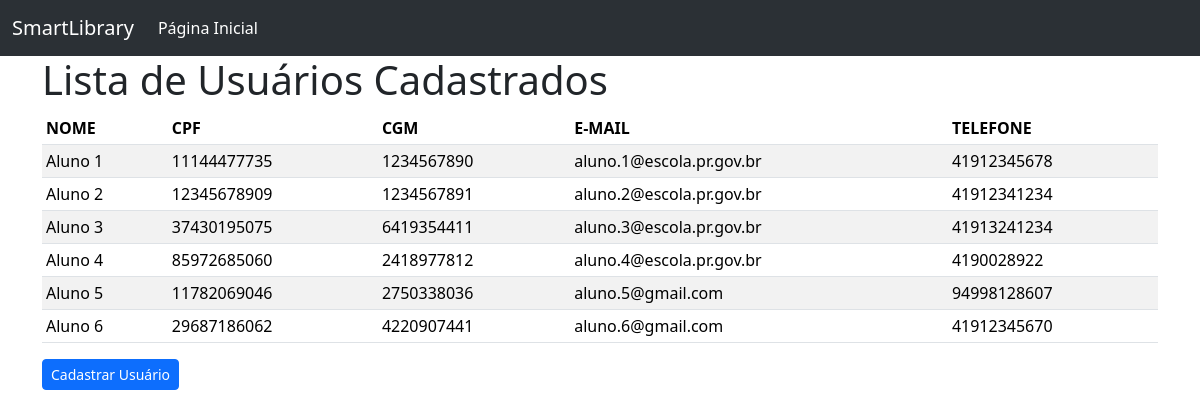
Before: / with the older database file.
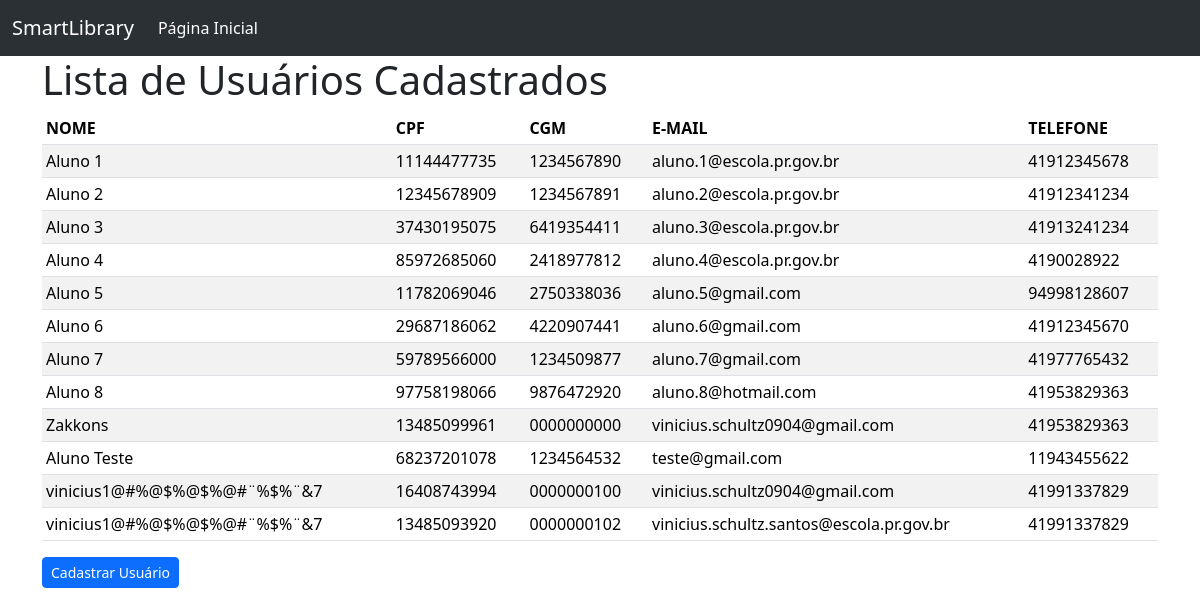
After: the same page with the newer database file.
### user_reader/models.py (models this page shows, shortened)
class User(models.Model):
    name = models.CharField(
        verbose_name="Nome Completo",
        max_length=100,
        null=False,
        blank=False,
        validators=[validate_name],
        unique=True,
        help_text="Esse nome ficará no banco de dados da Secretaria de Educação do Paraná",
    )
    cpf = models.CharField(
        verbose_name="CPF",
        max_length=11,
        null=False,
        blank=False,
        primary_key=True,
        validators=[validate_cpf],
        help_text="Não use pontos nem traços",
    )
    cgm = models.CharField(
        verbose_name="CGM",
        max_length=10,
        null=False,
        blank=False,
        unique=True,
        validators=[validate_cgm],
        help_text="Código Geral de Matrícula (10 dígitos)",
    )
    email = models.EmailField(
        verbose_name="E-mail",
        max_length=200,
        null=False,
        blank=False,
        unique=True,
        validators=[validate_email],
        help_text="Use o @gmail ou o @escola",
    )
    phone = models.CharField(
        verbose_name="Telefone",
        max_length=11,
        validators=[validate_phone],
        help_text="Digite apenas números, sem pontuações ou espaços. Exemplo: Para (21) 99999-8888, digite 21999998888",
    )

### user_reader/views.py (the view)
# urls.py: path("", UserReaderListView.as_view(), name="user_list"),
class UserReaderListView(ListView):
    model = User

### user_reader/templates/user_reader/user_list.html (shortened to what this page needs)
{% extends "base.html" %}
{% block main_content %}
    <h1>Lista de Usuários Cadastrados</h1>
    {% if user_list %}
    <div class="table-responsive">
        <table class="table table-striped table-hover table-sm">
            <thead>
                <tr>
                    <th scope="col">NOME</th>
                    <th scope="col">CPF</th>
                    <th scope="col">CGM</th>
                    <th scope="col">E-MAIL</th>
                    <th scope="col">TELEFONE</th>
                </tr>
            </thead>
            <tbody>
                {% for user in user_list %}
                    <tr>
                        <td scope="row"> {{ user.name }} </td>
                        <td scope="row"> {{ user.cpf }} </td>
                        <td scope="row"> {{ user.cgm }} </td>
                        <td scope="row"> {{ user.email }} </td>
                        <td scope="row"> {{ user.phone }} </td>
                    </tr>
                {% endfor %}
            </tbody>
        </table>
    </div>
    {% else %}
    <p>Parece que não tem nada...</p>
    {% endif %}
    <div>
        <a href="{% url 'user_create' %}" class="btn btn-primary btn-sm">Cadastrar Usuário</a>
    </div>
{% endblock main_content %}

### user_reader/templates/base.html (shortened to what this page needs)
<!DOCTYPE html>
<html lang="pt-br">
<head>
    <link href="https://cdn.jsdelivr.net/npm/bootstrap@5.3.6/dist/css/bootstrap.min.css" rel="stylesheet">
</head>
<body>
    <nav class="navbar navbar-expand-lg bg-body-tertiary" data-bs-theme="dark">
        <div class="container-fluid">
        <a class="navbar-brand" href="{% url "user_list" %}">SmartLibrary</a>
        <div class="collapse navbar-collapse" id="navbarNavDropdown">
            <ul class="navbar-nav">
            <li class="nav-item">
                <a class="nav-link active" aria-current="page" href="{% url "user_list" %}">Página Inicial</a>
            </li>
            </ul>
        </div>
        </div>
    </nav>
    <main class="container">
        {% block main_content %}
        {% endblock main_content %}
    </main>
</body>
</html>

Changed rows visible on the page:
added User: name "Aluno 7", cpf "59789566000", cgm "1234509877", email "aluno.7@gmail.com", phone "41977765432"
added User: name "Aluno 8", cpf "97758198066", cgm "9876472920", email "aluno.8@hotmail.com", phone "41953829363"
added User: name "Zakkons", cpf "13485099961", cgm "0000000000", email "vinicius.schultz0904@gmail.com", phone "41953829363"
added User: name "Aluno Teste", cpf "68237201078", cgm "1234564532", email "teste@gmail.com", phone "11943455622"
added User: name "vinicius1@#%@$%@$%@#¨%$%¨&7", cpf "16408743994", cgm "0000000100", email "vinicius.schultz0904@gmail.com", phone "41991337829"
added User: name "vinicius1@#%@$%@$%@#¨%$%¨&7", cpf "13485093920", cgm "0000000102", email "vinicius.schultz.santos@escola.pr.gov.br", phone "41991337829"
